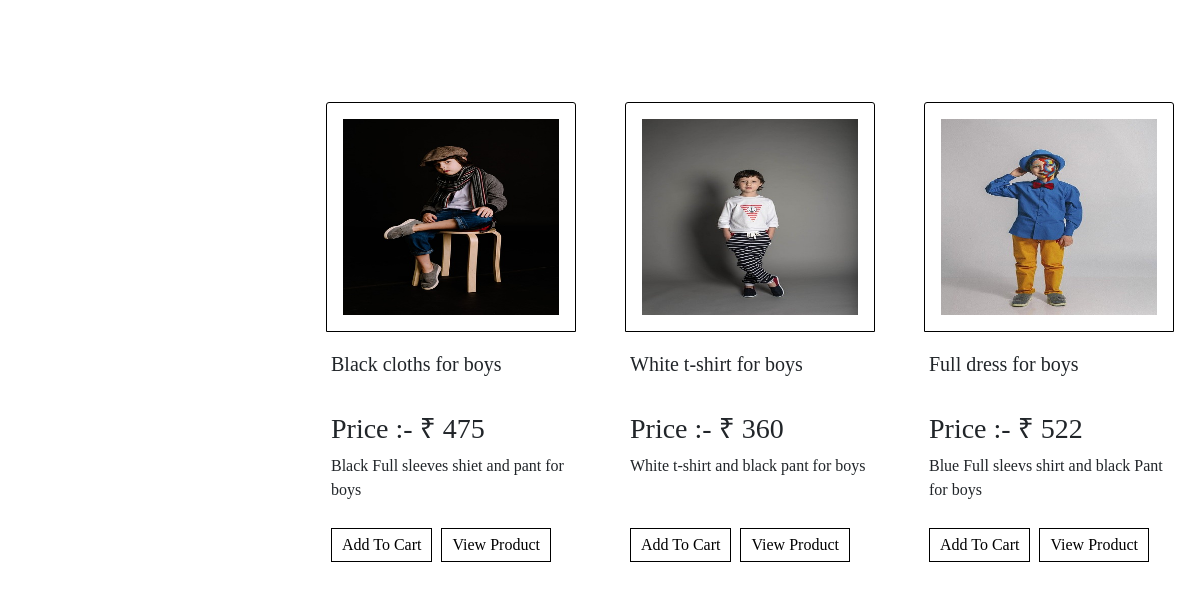
/filter/9 (lower part), run on an earlier commit of the app's database.
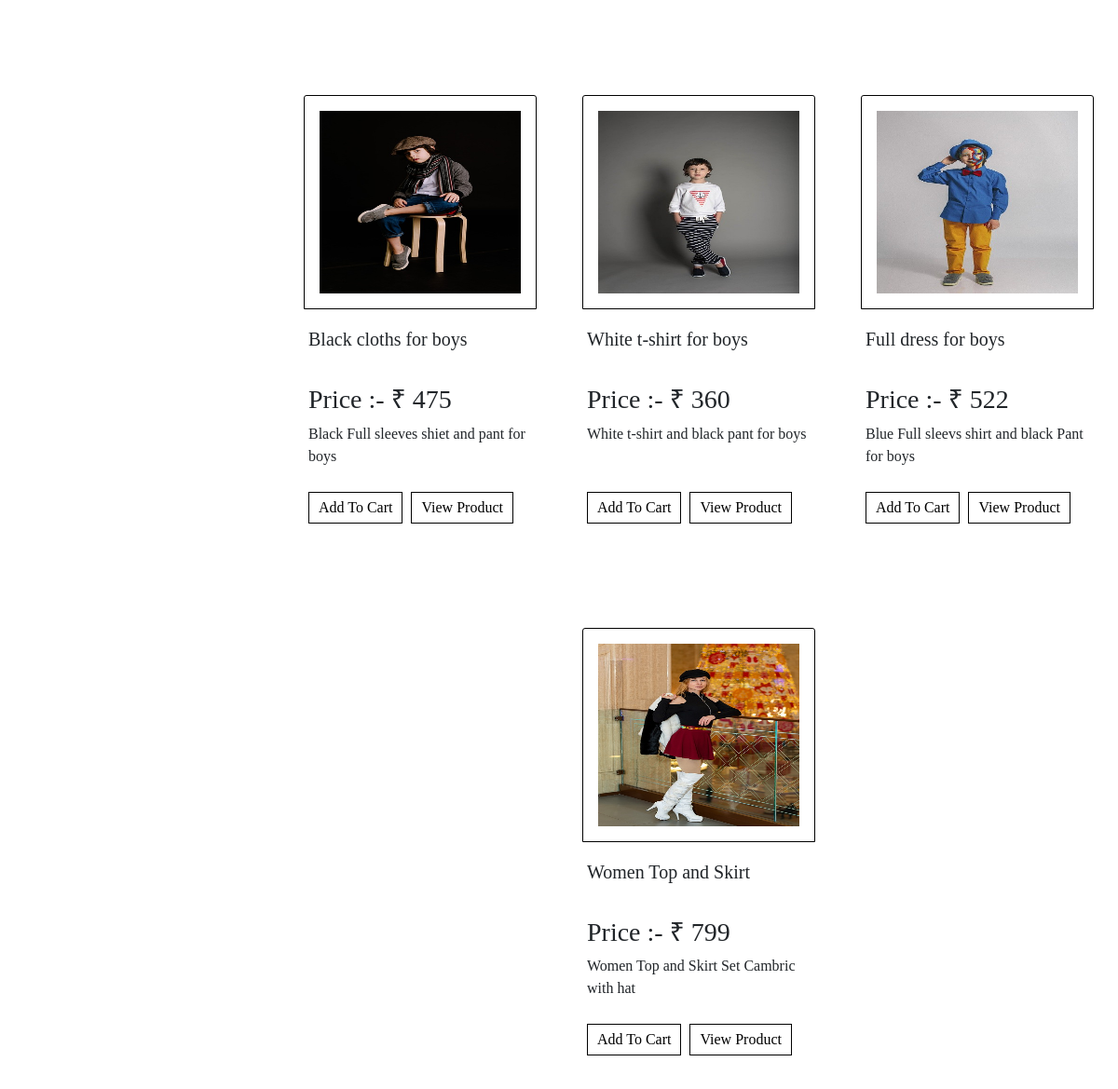
And on a later commit of the database.
### store/models/product.py (models this page shows, shortened)
class Product(models.Model):
    name = models.CharField(max_length=50)
    price = models.IntegerField()
    category = models.ForeignKey(Category, on_delete=models.CASCADE,default=1)
    subcategory = models.ForeignKey(SubCategory, on_delete=models.CASCADE,default=1)
    description = models.CharField(max_length=200,default='')
    images = models.ImageField(upload_to='uploads/products',default=None,null=False,blank=False)
    images1 = models.ImageField(upload_to='uploads/products',null=True,blank=True)
    images2 = models.ImageField(upload_to='uploads/products',null=True,blank=True)
    quantity = models.IntegerField(default=15)
    offer = models.IntegerField(default=0)
    rating = models.DecimalField(default=0,decimal_places=1,max_digits=5)
    review_count = models.IntegerField(default=0)
    brand = models.CharField(max_length=200,default='YWC')
    one_day_offer = models.BooleanField(default=False)
    date = models.DateField(default=date.today)

### store/views.py (the view)
# urls.py: path('filter/<int:id>',views.filter,name='filter'),
def filter(request,id):
    filter_product = []
    product = Product.objects.filter(category_id=id)
    subcates = SubCategory.objects.all()
    b = []
    for products in product:
        d=products.category
        break
    for products in product:
        if len(b) == 0:
            b.append(products.brand)
        else:
            if products.brand in b:
                pass
            else:
                b.append(products.brand)
    print(b)
    for i in b:
        i = request.GET.get('i')
        print(i)
    category = Category.objects.all()
    four = request.GET.get('four')
    ranges = request.GET.get('range')
    three = request.GET.get('three')
    two = request.GET.get('two')
    one = request.GET.get('one')
    g = []
    if request.GET.get('ywc'):
        g.append(request.GET.get('ywc'))
    if request.GET.get('samsung'):
        g.append(request.GET.get('samsung'))
    if request.GET.get('iphone'):
        g.append(request.GET.get('iphone'))
    if request.GET.get('realme'):
        g.append(request.GET.get('realme'))
    if request.GET.get('redmi'):
        g.append(request.GET.get('redmi'))
    if request.GET.get('nike'):
        g.append(request.GET.get('nike'))
    if request.GET.get('Monte_Carlo'):
        g.append(request.GET.get('Monte_Carlo'))
    if request.GET.get('Louis_Philippe'):
        g.append(request.GET.get('Louis_Philippe'))
    if request.GET.get('Peter_England'):
        g.append(request.GET.get('Peter_England'))
    if request.GET.get('Allen_Solly'):
        g.append(request.GET.get('Allen_Solly'))
    if request.GET.get('fastrack'):
        g.append(request.GET.get('fastrack'))
    if request.GET.get('sony'):
        g.append(request.GET.get('sony'))
    print('yeee',g)
    offer = request.GET.get('offer')
    print(ranges)
    if four or three or two or one or offer or ranges or g:
        filter_product = forfilter(g,four,ranges,three,two,one,offer,filter_product,product)
        return render(request,'store/filters.html',{'cate':d, 'products':filter_product,'categories':category,'brands':b, 'subcates':subcates})
    else:
        return render(request,'store/filters.html',{'products':product,'categories':category,'cate':d,'brands':b, 'subcates':subcates})

### store/models/category.py (called while the page is built)
    def __str__(self):
        return self.name

### store/templatetags/filter.py (called while the page is built)
@register.filter(name='category')
def category(cate,product_cate):
    print(cate)
    print(product_cate)
    if str(cate) == str(product_cate):
        return True

@register.filter(name='categorys')
def categorys(subcate,cate):
    if subcate == cate:
        return True

### store/templatetags/reviews.py (called while the page is built)
@register.filter(name='offer_price')
def offer_price(product_price,product_offer):
    if product_offer != 0:
        a = product_price * product_offer
        b = a/100
        c = product_price - b
        return int(c)
    else:
        return product_price

### store/templates/store/filters.html (shortened to what this page needs)
{% extends 'store/base.html' %}
{% load static %}
{% load reviews %}
{% load filter %}
{% block styles %}
<link rel="stylesheet" href="{% static 'css/filters.css' %}">
{% endblock styles %}
{% block content %}
<div class="container-fluid mt-3">
    <div class="row">
        <div class="col-12 col-md-3 col-lg-3 p-0 m-0">
        </div>
        <div class="col-12 col-md-9 col-lg-9 p-0 m-0">
            <div class="product">
                <div class="row m-0 p-0">
                    <div class="card_outer">
                    {% if products %}
                    {% for product in products %}
                        <div class="card my-5 p-2">
                            <img src="{{product.images.url}}" class="card-img-top card_img p-3 mx-auto" alt="Product Image">
                            <div class="card-body">
                                <h5 class="card-title">{{product.name}}</h5> <br>
                                <h3 style="font-family: serif;">Price :- ₹ {{product.price|offer_price:product.offer}}</h3>
                                <p class="card-text">{{product.description}}</p> <br>
                                <div class="button_group">
                                    <a href="{% url 'addtocart' product.id %}" class="buttons">Add To Cart</a>
                                    <a href="{% url 'productview' product.id %}" class="buttons">View Product</a>
                                </div>
                            </div>
                        </div>
                        {% endfor %}
                        {% endif %}
                </div>
            </div>
        </div>
    </div>
</div>
{% endblock content %}

### store/templates/store/base.html (shortened to what this page needs)
<!doctype html>
{% load static %}
{% load reviews %}
{% load filter%}
<html lang="en">
<head>
    <link rel="stylesheet" href="https://stackpath.bootstrapcdn.com/bootstrap/4.5.0/css/bootstrap.min.css"
>
    <link rel="stylesheet" href="{% static 'css/nav.css' %}">
    {% block styles %}
    {% endblock styles %}
</head>
<body>
    {% block content %}{% endblock content %}
</body>
</html>

### store/static/css/nav.css (style rules this page uses)
* { padding: 0%; margin: 0%; box-sizing: border-box; font-family: 'Cormorant', serif; }

### store/static/css/filters.css (style rules this page uses)
* { margin: 0; padding: 0; box-sizing: border-box!important; scroll-behavior: smooth; }
.card { border: none; }
.card_img { border: 1px solid black; width: 250px; height: 230px; }
.card-body { width: 280px; position: relative; }
.button_group { position: absolute; bottom: 0; }
.card-title { font-weight: 400; }
.card_outer { display: flex; justify-content: space-evenly; flex-wrap: wrap; width: 100%; }

What changed in the data, as far as the page shows it:
added Product: images (picture), name "Women Top and Skirt", price|offer_price "799", description "Women Top and Skirt Set Cambric with hat"
